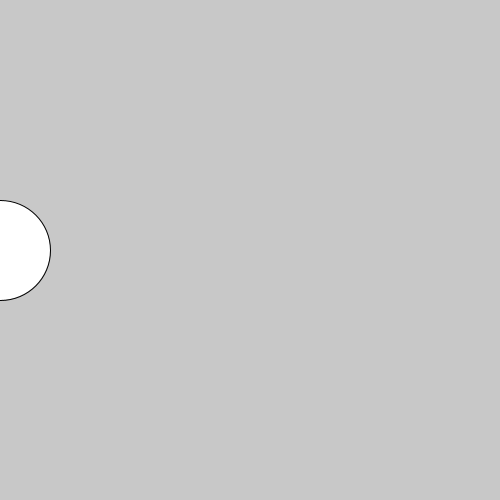
Frame 1 (no input)
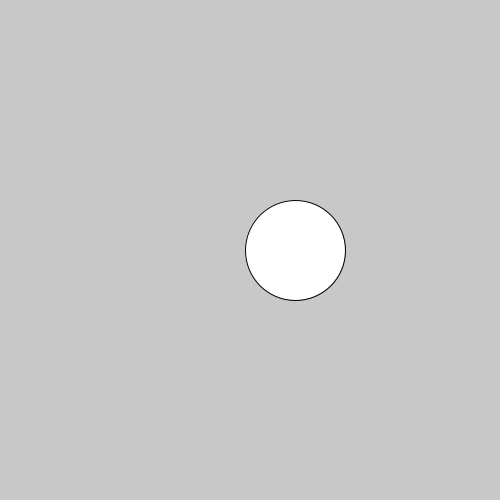
Frame 60 (the mouse pressed at the canvas centre just before this capture)
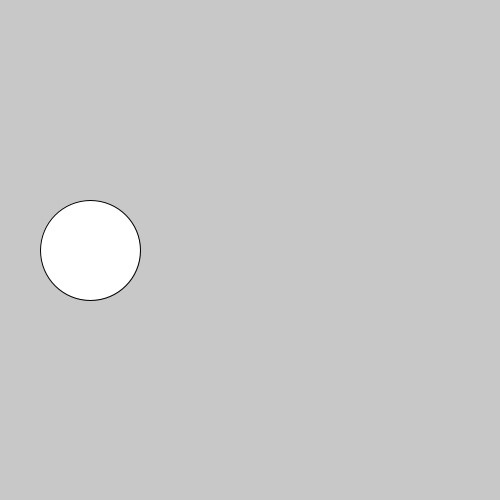
Frame 120 (the mouse held since frame 60 and released just before this capture)

The Processing sketch that drew these frames (run headless with seeded random() and noise(); from frame 60 on, the mouse is pressed at the canvas centre):

// Processing sketch: Clase4
// ── Clase4.pde
int posX = 0;
int posY = 250;

void setup() {
  size(500, 500);
}

void draw() {
  background(200);

  ellipse(posX, posY, 100, 100);

  posX = posX + 5;

  if (posX > 500) {
    posX = 0;
  }
}
